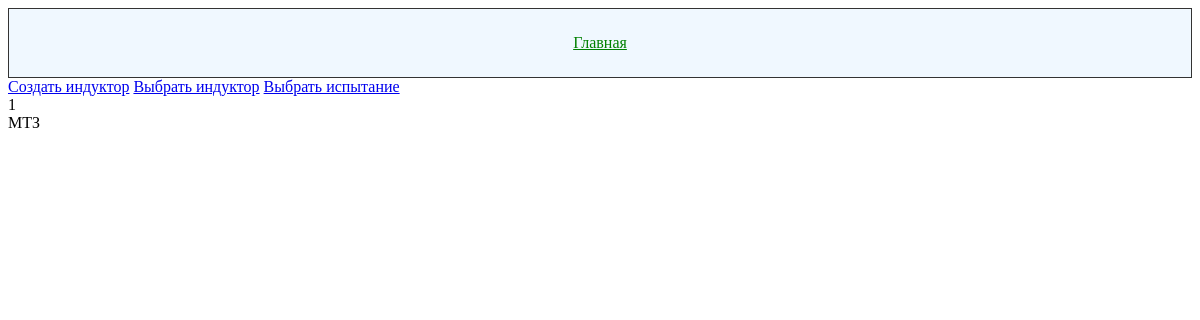
Page /list_inds/1 on the earlier database version.
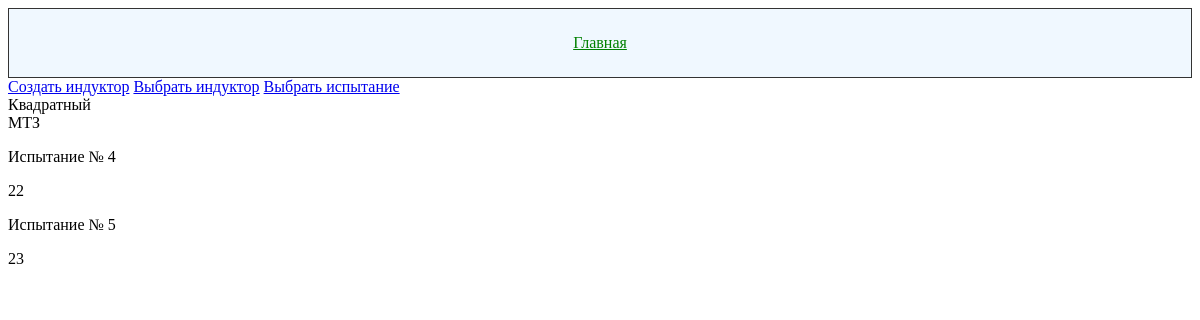
Same page on the later database version.
### main_app/models.py (models this page shows, shortened)
class Inductors(models.Model):
    title = models.CharField(max_length=50)
    manufacter = models.CharField(max_length=50, blank=True)
    step = models.DecimalField(max_digits=3, decimal_places=1)
    length = models.IntegerField(default=150)
    wind_size = models.IntegerField(default=150)
    sezi_of_detail = models.CharField(max_length=50, blank=True)
    tube_shape = models.ForeignKey(TubeShapes, on_delete=models.CASCADE, blank=True)
    len_of_tube = models.IntegerField(default=150)
    notice = models.CharField(max_length=250, blank=True)
    photo = models.FileField(upload_to='media/', blank=True)
    def __str__(self):
        return self.title

class TestInductor(models.Model):
    inductor_id = models.ForeignKey(Inductors, on_delete=models.CASCADE)
    machine_id = models.ForeignKey('Machines', on_delete=models.CASCADE)
    detail = models.CharField(max_length=50)
    power = models.IntegerField()
    voltage = models.IntegerField()
    currency = models.IntegerField()
    freq = models.DecimalField(max_digits=3, decimal_places=1)
    def __str__(self):
        return f'{self.inductor_id} #{self.pk}'

### main_app/views.py (the view)
# urls.py: path('list_inds/<int:pk>', views.InductorDetailView.as_view(), name='ind_detail'),
class InductorDetailView(DetailView):
    model = Inductors
    context_object_name = 'inductor'
    def get_context_data(self, **kwargs):
        context = super().get_context_data(**kwargs)
        context['tests'] = TestInductor.objects.filter(inductor_id=context.get('object').pk)
        print(context)
        return context

### main_app/templates/main_app/inductors_detail.html
{% extends 'main_app/main.html' %}
{% block content %}
{{inductor.title}} <br>
{{inductor.manufacter}}
{% for test in tests %}
<p>Испытание № {{ test.id }}</p>
{{ test.power }}
{% endfor %}
{% endblock %}

### main_app/templates/main_app/main.html (shortened to what this page needs)
<!DOCTYPE html>
<html lang="en">
<head>
</head>
<body>
<div>
    <div style="background-color:aliceblue;padding:25px;border: 1px solid #333; " align="middle" >
        <a style="color:green;C" href="{% url 'main' %}">Главная</a>
    </div>
    <a href="{% url 'add_ind' %}">Создать индуктор</a>
    <a href="{% url 'list_inds' %}">Выбрать индуктор</a>
    <a href="{% url 'list_tests' %}">Выбрать испытание</a>
</div>
{% block content %}
{% endblock %}
</body>
</html>

Differences in the rows shown:
changed Inductors "МТЗ": title "1" → "Квадратный"
added TestInductor: id "4", power "22"
added TestInductor: id "5", power "23"
